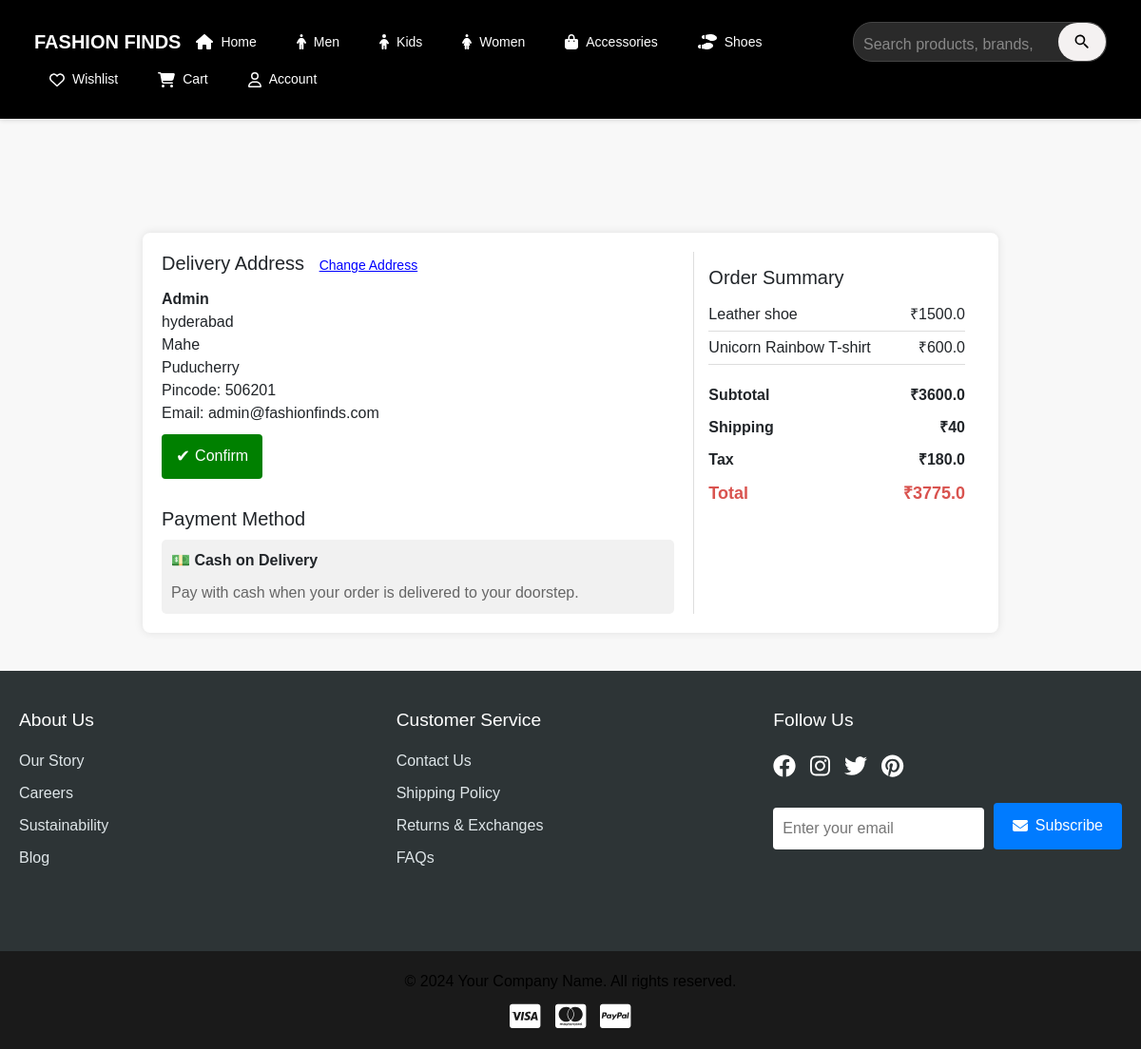
Page /checkout (signed in) on the committed database.
### app/models.py (models this page shows, shortened)
class User(db.Model, UserMixin):
    __tablename__ = 'users'
    id = db.Column(db.Integer, primary_key=True)
    name = db.Column(db.String(100), nullable=False)
    phone = db.Column(db.String(15), nullable=False)
    email = db.Column(db.String(100), unique=True, nullable=False)
    password = db.Column(db.String(255), nullable=False)
    address = db.Column(db.Text, nullable=False)
    state = db.Column(db.String(50), nullable=False)
    city = db.Column(db.String(50), nullable=False)
    pincode = db.Column(db.String(10), nullable=False)
    reset_token = db.Column(db.String(255), nullable=True)
    reset_token_expiry = db.Column(db.DateTime, nullable=True)
    approved = db.Column(db.Boolean, default=False)
    role = db.Column(db.String(10), nullable=False)

class Product(db.Model):
    __tablename__ = 'products'
    id = db.Column(db.Integer, primary_key=True)
    product_name = db.Column(db.String(100), nullable=False)
    product_picture = db.Column(db.String(1000), nullable=False)
    current_price = db.Column(db.Float, nullable=False)
    previous_price = db.Column(db.Float, nullable=False)
    description = db.Column(db.String(2000), nullable=True)
    color = db.Column(db.String(15))
    rating = db.Column(db.Integer, default=0)
    sale = db.Column(db.Boolean, default=False)
    discount = db.Column(db.Integer, nullable=True, default=0)
    brand = db.Column(db.String(100), nullable=True)
    category = db.Column(db.String(100), nullable=False)  # ✅ Now category is a string field
    quantity_size = db.relationship('ProductSize', backref='product', lazy=True, cascade="all, delete-orphan")
    carts = db.relationship('Cart', backref='cart_product', lazy=True, cascade="all, delete-orphan")
    wishlists = db.relationship('Wishlist', backref='wishlist_product', lazy=True, cascade="all, delete-orphan")
    order_items = db.relationship('OrderItem', backref='product', lazy=True, cascade="all, delete-orphan")

### app/views.py (the view)
@views.route('/checkout', methods=['GET', 'POST'])
@login_required
def checkout():
    user_id = current_user.id  # Use current_user.id instead of session
    cart_items_db = Cart.query.filter_by(user_id=user_id).all()
    if not cart_items_db:
        flash('Your cart is empty!', 'danger')
        return redirect(url_for('views.cart'))
    cart_items = []
    subtotal = 0
    discount = 45  # Apply the discount if applicable
    for cart_item in cart_items_db:
        product = Product.query.get(cart_item.product_id)
        if product:
            cart_items.append({
                'id': cart_item.product_id,
                'name': product.product_name,
                'price': product.current_price,  # Ensure this value is correct
                'quantity': cart_item.quantity
            })
            subtotal += product.current_price * cart_item.quantity
    print(cart_items)
    total_amount = request.args.get('total_amount', type=float)
    if total_amount is None:
        total_amount = subtotal
    tax = total_amount * 0.05  # 5% tax
    shipping = 40
    total = total_amount - discount + shipping + tax  # Apply discount correctly
    print(f"Subtotal: {subtotal}, Discount: {discount}, Tax: {tax}, Shipping: {shipping}, Total: {total}")
    return render_template(
        'checkout.html',
        cart_items=cart_items,
        subtotal=round(subtotal, 2),
        discount=round(discount, 2),
        shipping=round(shipping, 2),
        tax=round(tax, 2),
        total=round(total, 2)
    )

### app/templates/checkout.html (shortened to what this page needs)
{% extends "base.html" %}
{% block content %}
<div class="checkout-container">
    <div class="checkout-form">
        <h2>
            Delivery Address
            <button class="edit-btn" onclick="toggleAddressForm()">Change Address</button>
        </h2>
        <div class="address-display" id="addressDisplay">
            <strong>{{ current_user.name }}</strong><br>
            {{ current_user.address}}<br>
            {{ current_user.city}}<br>
            {{ current_user.state}}<br>
            Pincode: {{ current_user.pincode }}<br>
            Email: {{ current_user.email }}
        </div>
        <button type="button" class="submit-btn" onclick="confirmAddress()">Confirm</button>
        <h2>Payment Method</h2>
        <div class="payment-method">
            <div class="payment-method-header">
                <span>💵 Cash on Delivery</span>
            </div>
            <p style="margin-top: 10px; color: #666;">
                Pay with cash when your order is delivered to your doorstep.
            </p>
        </div>
    </div>
    <div class="order-summary">
        <h2>Order Summary</h2>
        {% for item in cart_items %}
        <div class="order-item">
            <span>{{ item.name }}</span>
            <span>₹{{ item.price }}</span>
        </div>
        {% endfor %}
        <div class="order-total">
            <div class="total-row">
                <span>Subtotal</span>
                <span>₹{{ subtotal }}</span>
            </div>
            <div class="total-row">
                <span>Shipping</span>
                <span>₹{{ shipping }}</span>
            </div>
            <div class="total-row">
                <span>Tax</span>
                <span>₹{{ tax }}</span>
            </div>
            <div class="total-row final">
                <span>Total</span>
                <span>₹{{ total }}</span>
            </div>
        </div>
    </div>
</div>
{% endblock %}

### app/static/css/style.css (style rules this page uses)
* { margin: 0; padding: 0; box-sizing: border-box; font-family: Arial, sans-serif; }
body { font-family: Arial, sans-serif; margin: 0; padding: 0; }
p { font-size: 16px; color: black; margin: 0; }
html, body { height: 100%; margin: 0; overflow-x: hidden; }
button { background-color: #262626; color: #f5f5f5; cursor: pointer; border: none; padding: 12px; border-radius: 5px; font-size: 1em; transition: background-color 0.3s; }

### app/templates/checkout.html (style rules this page uses)
body { font-family: Arial, sans-serif; background-color: #f8f8f8; margin: 0; padding: 0; }
.checkout-container { max-width: 900px; margin: 20px auto; display: flex; flex-wrap: wrap; gap: 20px; background: white; padding: 20px; border-radius: 8px; box-shadow: 0 0 10px rgba(0, 0, 0, 0.1); }
.edit-btn { background: #007bff; border: none; color: white; cursor: pointer; font-size: 14px; text-decoration: none; padding: 5px 10px; border-radius: 4px; }
.checkout-form { flex: 2; }
.order-summary { flex: 1; padding: 15px; border-left: 1px solid #ddd; }
h2 { font-size: 20px; margin-bottom: 10px; }
.edit-btn { background: none; border: none; color: blue; cursor: pointer; font-size: 14px; text-decoration: underline; }
.submit-btn { background: green; color: white; padding: 10px 15px; border: none; cursor: pointer; border-radius: 4px; font-size: 16px; margin-top: 10px; display: flex; align-items: center; gap: 5px; }
.submit-btn::before { content: "✔"; font-size: 18px; }
.submit-btn + h2 { margin-top: 30px; }
.payment-method { background: #f1f1f1; padding: 10px; border-radius: 5px; }
.payment-method-header { font-size: 16px; font-weight: bold; }
.order-item { display: flex; justify-content: space-between; padding: 5px 0; border-bottom: 1px solid #ddd; }
.order-total { margin-top: 15px; font-weight: bold; }
.total-row { display: flex; justify-content: space-between; padding: 5px 0; }
.final { font-size: 18px; color: #d9534f; }

### rows in the picture
User: name "Admin", address "hyderabad", city "Mahe", state "Puducherry", pincode "506201", email "admin@fashionfinds.com"
Product: name "Leather shoe", price "1500.0"
Product: name "Unicorn Rainbow T-shirt", price "600.0"

### other values in the picture
{{ subtotal }} "3600.0"
{{ shipping }} "40"
{{ tax }} "180.0"
{{ total }} "3775.0"
